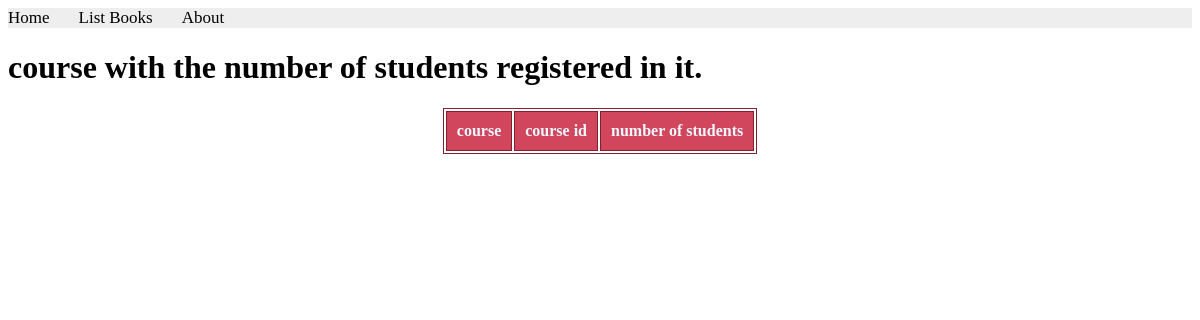
Before: /books/lab9/task2 with the older database file.
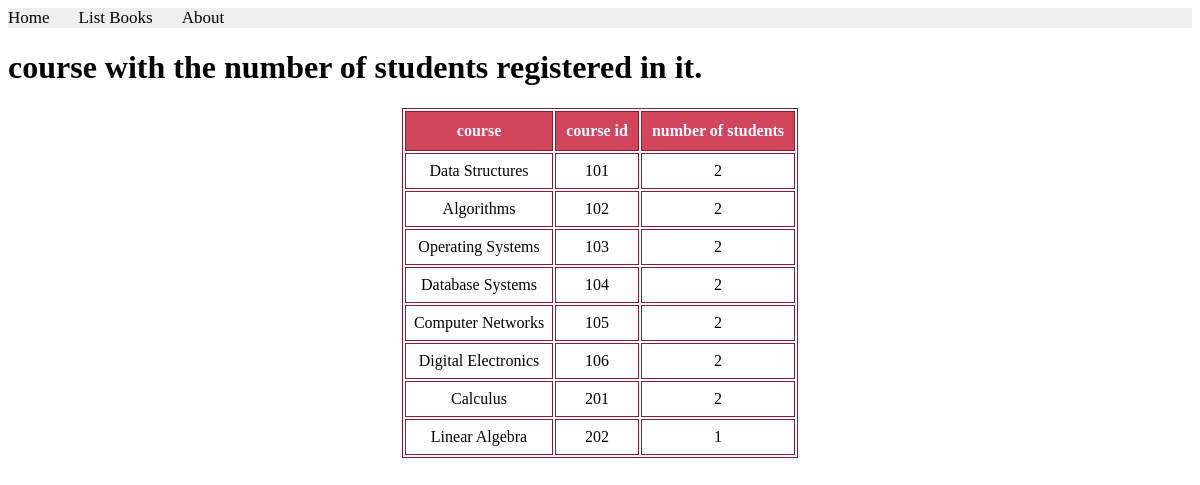
After: the same page with the newer database file.
### apps/bookmodule/models.py (models this page shows)
class course(models.Model):
     title = models.CharField(max_length = 50)
     code = models.SmallIntegerField(default = 1)

### apps/bookmodule/views.py (the view)
# urls.py: path('lab9/task2', views.task2 ),
def task2(request):
    courses = course.objects.annotate(student_count=Count('student'))
    return render(request, 'bookmodules/course_student_count.html', {'courses': courses})

### apps/templates/bookmodules/course_student_count.html (shortened to what this page needs)
{% extends "layouts/base.html" %}
{% load static %}
{% block content %}
    <h1>course with the number of students registered in it.</h1>
    <table>
        <tr>
            <th>course</th>
            <th>course id </th>
            <th>number of students </th>
        </tr>
        {% for course in courses %}
        <tr>
            <td>{{ course.title }}</td>
            <td>{{ course.code }}</td>
            <td>{{ course.student_count }}</td>
        </tr>
        {% endfor %}
    </table>
    {% endblock content %}

Changed rows visible on the page:
added course: title "Data Structures", code "101", student_count "2"
added course: title "Algorithms", code "102", student_count "2"
added course: title "Operating Systems", code "103", student_count "2"
added course: title "Database Systems", code "104", student_count "2"
added course: title "Computer Networks", code "105", student_count "2"
added course: title "Digital Electronics", code "106", student_count "2"
added course: title "Calculus", code "201", student_count "2"
added course: title "Linear Algebra", code "202", student_count "1"
